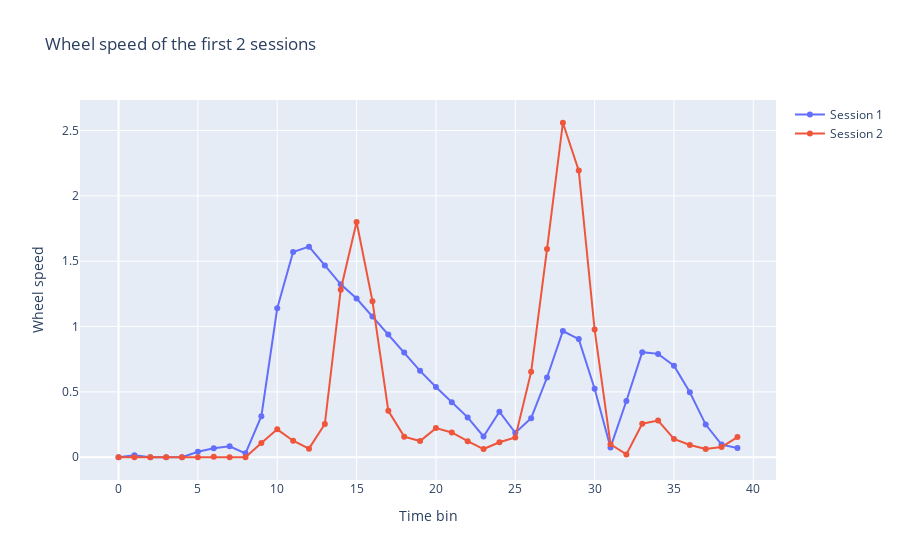

The notebook cell this image was saved under:
### Code cell
plot_x = np.arange(40)
plot_ys = [Y_test[40*trial : 40*(trial + 1)] for trial in range(2)] 

data = []
for i, plot_y in enumerate(plot_ys):
    data.append(go.Scatter(x=plot_x, y=plot_y, mode='markers+lines', name=f'Session {i+1}'))

fig = go.Figure(data=data)
fig.update_layout(
    xaxis_title="Time bin",
    yaxis_title="Wheel speed",
    title="Wheel speed of the first 2 sessions"
)
fig.show()

### Figure 1 — Plotly figure (JSON) as saved in the notebook; plotly's stock layout.template omitted (floating-point values rounded to 4 significant figures)
{"data": [{"mode": "markers+lines", "name": "Session 1", "type": "scatter", "x": [0, 1, 2, 3, 4, 5, 6, 7, 8, 9, 10, 11, 12, 13, 14, 15, 16, 17, 18, 19, 20, 21, 22, 23, 24, 25, 26, 27, 28, 29, 30, 31, 32, 33, 34, 35, 36, 37, 38, 39], "y": [0, 0.01599, 0, 0, 0, 0.04153, 0.06865, 0.08334, 0.03016, 0.3142, 1.14, 1.57, 1.611, 1.468, 1.323, 1.215, 1.077, 0.9398, 0.8013, 0.6613, 0.5377, 0.4212, 0.3051, 0.1589, 0.3489, 0.1869, 0.2988, 0.6103, 0.9658, 0.9041, 0.5246, 0.07546, 0.4303, 0.8039, 0.791, 0.7004, 0.4977, 0.25, 0.09662, 0.07096]}, {"mode": "markers+lines", "name": "Session 2", "type": "scatter", "x": [0, 1, 2, 3, 4, 5, 6, 7, 8, 9, 10, 11, 12, 13, 14, 15, 16, 17, 18, 19, 20, 21, 22, 23, 24, 25, 26, 27, 28, 29, 30, 31, 32, 33, 34, 35, 36, 37, 38, 39], "y": [0, 0, 0, 0, 0, 0, 0.003549, 0, 0, 0.1085, 0.2137, 0.1265, 0.06587, 0.2543, 1.282, 1.8, 1.194, 0.3554, 0.1578, 0.1237, 0.223, 0.1896, 0.1228, 0.06292, 0.1147, 0.151, 0.6534, 1.593, 2.56, 2.193, 0.9768, 0.09961, 0.02178, 0.2565, 0.2806, 0.1403, 0.09343, 0.06359, 0.07773, 0.1545]}], "layout": {"title": {"text": "Wheel speed of the first 2 sessions"}, "xaxis": {"title": {"text": "Time bin"}}, "yaxis": {"title": {"text": "Wheel speed"}}}}
